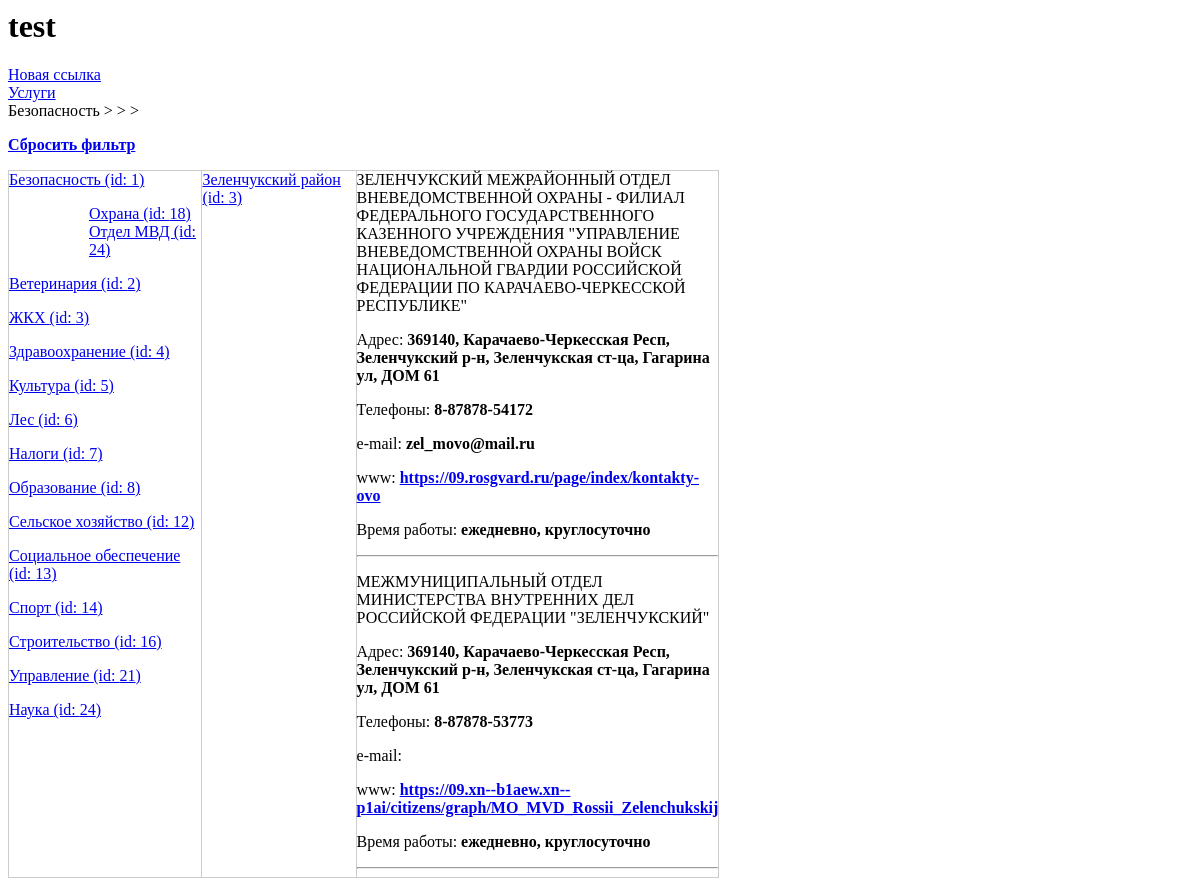
Page /1/0/0/0/ on the committed database.
### rep_test_00/models.py (models this page shows, shortened)
class Otrasl(models.Model):
	name = models.CharField(max_length=50, verbose_name='Наименование')
	def __str__(self):
		return self.name
	class Meta:
		verbose_name_plural = 'Отрасли'
		verbose_name = 'Отрасль'

class PodOtrasl(models.Model):
	otrasl = models.ForeignKey(Otrasl, null=True, on_delete=models.PROTECT, verbose_name='Отрасль')
	name = models.CharField(max_length=50, verbose_name='Наименование')
	class Meta:
		verbose_name_plural = 'Подотрасли'
		verbose_name = 'Подотрасль'

class GorRayon(models.Model):
	region = models.ForeignKey(Regions, null=True, on_delete=models.PROTECT, verbose_name='Регион')
	name = models.CharField(max_length=50, verbose_name='Наименование')
	class Meta:
		verbose_name_plural = 'Города и(или) Районы'
		verbose_name = 'Город и(или) Район'

class Org(models.Model):
	otrasl = models.ForeignKey(Otrasl, null=True, on_delete=models.PROTECT, verbose_name='Отрасль')
	pod_otrasl = ChainedForeignKey(
        PodOtrasl,
        chained_field='otrasl',
        chained_model_field='otrasl',
        show_all=False,
        auto_choose=True,
        null=True,
        verbose_name='Подотрасль')
	region = models.ForeignKey(Regions, null=True, on_delete=models.PROTECT, verbose_name='Регион')
	rayon = ChainedForeignKey(
        GorRayon,
        chained_field='region',
        chained_model_field='region',
        show_all=False,
        auto_choose=True,
        null=True,
        verbose_name='Район')
	nsp = ChainedForeignKey(
        Nsp,
        chained_field='rayon',
        chained_model_field='rayon',
        show_all=False,
        auto_choose=True,
        null=True,
        verbose_name='Населенный пункт')
	inn = models.CharField(max_length=12, verbose_name='ИНН')
	name = models.CharField(max_length=300, verbose_name='Наименование')
	name_short = models.CharField(null=True, max_length=300, verbose_name='Сокращенное наименование')
	okved = models.CharField(null=True, max_length=8, verbose_name='ОКВЭД')
	okved_name = models.CharField(null=True, max_length=500, verbose_name='ОКВЭД наименование')
	class Meta:
		verbose_name_plural = 'Организации'
		verbose_name = 'Организация'

class orgContact(models.Model):
	org = models.ForeignKey(Org, null=True, on_delete=models.PROTECT, verbose_name='Организация')
	adres = models.CharField(null=True, blank=True, max_length=200, verbose_name='Адрес')
	telefone = models.CharField(null=True, blank=True, max_length=50, verbose_name='Телефоны')
	email = models.CharField(null=True, blank=True, max_length=50, verbose_name='e-mail')
	url = models.CharField(null=True, blank=True, max_length=50, verbose_name='Интрнет адрес')
	vremya = models.CharField(null=True, blank=True, max_length=50, verbose_name='Время работы')
	class Meta:
		verbose_name_plural = 'Контактная информация'
		verbose_name = 'Контактная информация'

### rep_test_00/views.py (the view)
# urls.py: path('<int:otrasl_id>/<int:podotrasl_id>/<int:rayon_id>/<int:nsp_id>/', by_otrasl),
def by_otrasl(request, otrasl_id, podotrasl_id, rayon_id, nsp_id):
	ME_OTRASL_ID = otrasl_id
	ME_PODOTRASL_ID = podotrasl_id
	ME_RAYON_ID = rayon_id
	ME_NSP_ID = nsp_id
	Rayons = GorRayon.objects.filter(org__rayon__gt=0).distinct()
	Nsps = Nsp.objects.filter(org__nsp__gt=0).distinct()
	Otrasls = Otrasl.objects.filter(org__otrasl__gt=0).distinct()
	PodOtrasls = PodOtrasl.objects.filter(org__pod_otrasl__gt=0).distinct()
	Orgs = Org.objects.all()
	t_otr, t_pod, t_ray, t_nsp = '', '', '', ''
	if ME_OTRASL_ID > 0:
		Orgs = Orgs.filter(otrasl=ME_OTRASL_ID)
		Rayons = Rayons.filter(org__otrasl=ME_OTRASL_ID)
		Nsps = Nsps.filter(org__otrasl=ME_OTRASL_ID)
		t_otr = Otrasl.objects.get(id=ME_OTRASL_ID)
	if ME_PODOTRASL_ID > 0:
		Orgs = Orgs.filter(pod_otrasl=ME_PODOTRASL_ID)
		Rayons = Rayons.filter(org__pod_otrasl=ME_PODOTRASL_ID)
		Nsps = Nsps.filter(org__pod_otrasl=ME_PODOTRASL_ID)
		t_pod = PodOtrasl.objects.get(id=ME_PODOTRASL_ID)
	if ME_RAYON_ID > 0:
		Orgs = Orgs.filter(rayon=ME_RAYON_ID)
		t_ray = GorRayon.objects.get(id=ME_RAYON_ID)
	if ME_NSP_ID > 0:
		Orgs = Orgs.filter(nsp=ME_NSP_ID)
		t_nsp = Nsp.objects.get(id=ME_NSP_ID)
	test = [t_otr, t_pod, t_ray, t_nsp]
	OrgContact = orgContact.objects.all()
	context = {'Rayons':Rayons, 'Nsps':Nsps, 'Otrasls':Otrasls, 'PodOtrasls':PodOtrasls, 'me_otr':ME_OTRASL_ID, 'me_podotr':ME_PODOTRASL_ID, 'me_ray': ME_RAYON_ID, 'me_nsp':ME_NSP_ID, 'Orgs':Orgs, 'test':test, 'OrgContact':OrgContact }
	return render(request, 'org_selector/index_1.html', context)

### rep_test_00/templates/org_selector/index_1.html (shortened to what this page needs)
{% load static %}
<html>
<head>
	<link rel="stylesheet" href="{% static 'org_selector/style.css'%}">
</head>
<body>
	<h1>test</h1>
	<div>
		<a href="/0/0/0/0/0/">Новая ссылка</a>
		<br>
		<a href="/uslugi/0/0/">Услуги</a>
	</div>
	<div>
		{{ test.0 }} > {{ test.1 }} > {{ test.2 }} > {{ test.3 }}
		<p><a href="/0/0/0/0/"><strong>Сбросить фильтр</strong></a></p>
	</div>
	<div class="d-table">
	<div class="d-tr">
	<div class="d-td">
	{% for otrasl in Otrasls %}
		<p><a href="/{{otrasl.id}}/0/{{me_ray}}/{{me_nsp}}/">{{ otrasl.name }} (id: {{ otrasl.id }})</a></p>
		{% if otrasl.id == me_otr %}
		<ol>
		{% for podotrasls in PodOtrasls %}
			{% if podotrasls.otrasl == otrasl %}
				<ul><a href="/{{otrasl.id}}/{{podotrasls.id}}/{{me_ray}}/{{me_nsp}}/">{{ podotrasls.name }} (id: {{ podotrasls.id }})</a></ul>
			{% endif %}
		{% endfor %}
		</ol>
		{% endif %}
	{% endfor %}
	</div>
	<div class="d-td">
	{% for rayon in Rayons %}
		<p><a href="/{{me_otr}}/{{me_podotr}}/{{rayon.id}}/0/">{{ rayon.name }} (id: {{ rayon.id }})</a></p>
	{% endfor %}
	</div>
	<div class="d-td basic">
		{% if Orgs.count > 0 %}
		{% for org in Orgs %}
			<p>{{ org.name }}</p>
			{% for org_cont in OrgContact %}
				{% if org == org_cont.org %}
					<p>Адрес: <strong>{{ org_cont.adres }}</strong></p>
					<p>Телефоны: <strong>{{ org_cont.telefone }}</strong></p>
					<p>e-mail: <strong>{{ org_cont.email }}</strong></p>
					{% if org_cont.url|length != 0 %}
						<p>www: <a href="{{ org_cont.url }}" target="_blank"><strong>{{ org_cont.url }}</strong></a></p>
					{% endif %}
					<p>Время работы: <strong>{{ org_cont.vremya }}</strong></p>
				{% endif %}
			{% endfor %}
			<hr>
		{% endfor %}
		{% else %}
			<p><strong><em>Нет данных ({{ test.0 }} > {{ test.1 }} > {{ test.2 }} > {{ test.3 }})!</em></strong></p>
		{% endif %}
	</div>
	</div>
	</div>
</body>
</html>

### rep_test_00/static/org_selector/style.css (style rules this page uses)
.d-table { display: table; width: 60%; border-collapse: collapse; }
.d-tr { display: table-row; }
.d-td { display: table-cell; border: none; border: 1px solid #ccc; }
.basic { width: 300px; }

### rows in the picture
Otrasl: name "Безопасность", id "1"
PodOtrasl: name "Охрана", id "18"
PodOtrasl: name "Отдел МВД", id "24"
Otrasl: name "Ветеринария", id "2"
Otrasl: name "ЖКХ", id "3"
Otrasl: name "Здравоохранение", id "4"
Otrasl: name "Культура", id "5"
Otrasl: name "Лес", id "6"
Otrasl: name "Налоги", id "7"
Otrasl: name "Образование", id "8"
Otrasl: name "Сельское хозяйство", id "12"
Otrasl: name "Социальное обеспечение", id "13"
Otrasl: name "Спорт", id "14"
Otrasl: name "Строительство", id "16"
Otrasl: name "Управление", id "21"
Otrasl: name "Наука", id "24"
GorRayon: name "Зеленчукский район", id "3"
Org: name "ЗЕЛЕНЧУКСКИЙ МЕЖРАЙОННЫЙ ОТДЕЛ ВНЕВЕДОМСТВЕННОЙ ОХРАНЫ - ФИЛИАЛ ФЕДЕРАЛЬНОГО ГОСУДАРСТВЕННОГО КАЗЕННОГО УЧРЕЖДЕНИЯ \"УПРАВЛЕНИЕ ВНЕВЕДОМСТВЕННОЙ ОХРАНЫ ВОЙСК НАЦИОНАЛЬНОЙ ГВАРДИИ РОССИЙСКОЙ ФЕДЕРАЦИИ ПО КАРАЧАЕВО-ЧЕРКЕССКОЙ РЕСПУБЛИКЕ\""
orgContact: adres "369140, Карачаево-Черкесская Респ, Зеленчукский р-н, Зеленчукская ст-ца, Гагарина ул, ДОМ 61", telefone "8-87878-54172", email "zel_movo@mail.ru", url "https://09.rosgvard.ru/page/index/kontakty-ovo", vremya "ежедневно, круглосуточно"
Org: name "МЕЖМУНИЦИПАЛЬНЫЙ ОТДЕЛ МИНИСТЕРСТВА ВНУТРЕННИХ ДЕЛ РОССИЙСКОЙ ФЕДЕРАЦИИ \"ЗЕЛЕНЧУКСКИЙ\""
orgContact: adres "369140, Карачаево-Черкесская Респ, Зеленчукский р-н, Зеленчукская ст-ца, Гагарина ул, ДОМ 61", telefone "8-87878-53773", url "https://09.xn--b1aew.xn--p1ai/citizens/graph/MO_MVD_Rossii_Zelenchukskij", vremya "ежедневно, круглосуточно"
